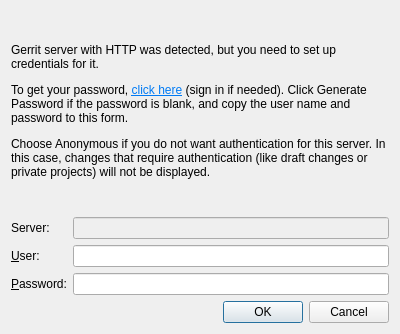
<?xml version="1.0" encoding="UTF-8"?>
<ui version="4.0">
 <class>Gerrit::Internal::AuthenticationDialog</class>
 <widget class="QDialog" name="Gerrit::Internal::AuthenticationDialog">
  <property name="geometry">
   <rect>
    <x>0</x>
    <y>0</y>
    <width>400</width>
    <height>334</height>
   </rect>
  </property>
  <property name="windowTitle">
   <string>Authentication</string>
  </property>
  <layout class="QVBoxLayout" name="verticalLayout">
   <item>
    <widget class="QLabel" name="descriptionLabel">
     <property name="sizePolicy">
      <sizepolicy hsizetype="Preferred" vsizetype="MinimumExpanding">
       <horstretch>0</horstretch>
       <verstretch>0</verstretch>
      </sizepolicy>
     </property>
     <property name="text">
      <string>&lt;html&gt;&lt;head/&gt;&lt;body&gt;&lt;p&gt;Gerrit server with HTTP was detected, but you need to set up credentials for it.&lt;/p&gt;&lt;p&gt;To get your password, &lt;a href=&quot;LINK_PLACEHOLDER&quot;&gt;&lt;span style=&quot; text-decoration: underline; color:#007af4;&quot;&gt;click here&lt;/span&gt;&lt;/a&gt; (sign in if needed). Click Generate Password if the password is blank, and copy the user name and password to this form.&lt;/p&gt;&lt;p&gt;Choose Anonymous if you do not want authentication for this server. In this case, changes that require authentication (like draft changes or private projects) will not be displayed.&lt;/p&gt;&lt;/body&gt;&lt;/html&gt;</string>
     </property>
     <property name="textFormat">
      <enum>Qt::RichText</enum>
     </property>
     <property name="wordWrap">
      <bool>true</bool>
     </property>
    </widget>
   </item>
   <item>
    <layout class="QFormLayout" name="formLayout">
     <item row="1" column="0">
      <widget class="QLabel" name="userLabel">
       <property name="text">
        <string>&amp;User:</string>
       </property>
       <property name="buddy">
        <cstring>userLineEdit</cstring>
       </property>
      </widget>
     </item>
     <item row="1" column="1">
      <widget class="QLineEdit" name="userLineEdit"/>
     </item>
     <item row="2" column="0">
      <widget class="QLabel" name="passwordLabel">
       <property name="text">
        <string>&amp;Password:</string>
       </property>
       <property name="buddy">
        <cstring>passwordLineEdit</cstring>
       </property>
      </widget>
     </item>
     <item row="2" column="1">
      <widget class="QLineEdit" name="passwordLineEdit"/>
     </item>
     <item row="0" column="0">
      <widget class="QLabel" name="serverLabel">
       <property name="text">
        <string>Server:</string>
       </property>
      </widget>
     </item>
     <item row="0" column="1">
      <widget class="QLineEdit" name="serverLineEdit">
       <property name="enabled">
        <bool>false</bool>
       </property>
      </widget>
     </item>
    </layout>
   </item>
   <item>
    <widget class="QDialogButtonBox" name="buttonBox">
     <property name="orientation">
      <enum>Qt::Horizontal</enum>
     </property>
     <property name="standardButtons">
      <set>QDialogButtonBox::Cancel|QDialogButtonBox::Ok</set>
     </property>
    </widget>
   </item>
  </layout>
 </widget>
 <resources/>
 <connections>
  <connection>
   <sender>buttonBox</sender>
   <signal>accepted()</signal>
   <receiver>Gerrit::Internal::AuthenticationDialog</receiver>
   <slot>accept()</slot>
   <hints>
    <hint type="sourcelabel">
     <x>248</x>
     <y>254</y>
    </hint>
    <hint type="destinationlabel">
     <x>157</x>
     <y>274</y>
    </hint>
   </hints>
  </connection>
  <connection>
   <sender>buttonBox</sender>
   <signal>rejected()</signal>
   <receiver>Gerrit::Internal::AuthenticationDialog</receiver>
   <slot>reject()</slot>
   <hints>
    <hint type="sourcelabel">
     <x>316</x>
     <y>260</y>
    </hint>
    <hint type="destinationlabel">
     <x>286</x>
     <y>274</y>
    </hint>
   </hints>
  </connection>
 </connections>
</ui>
